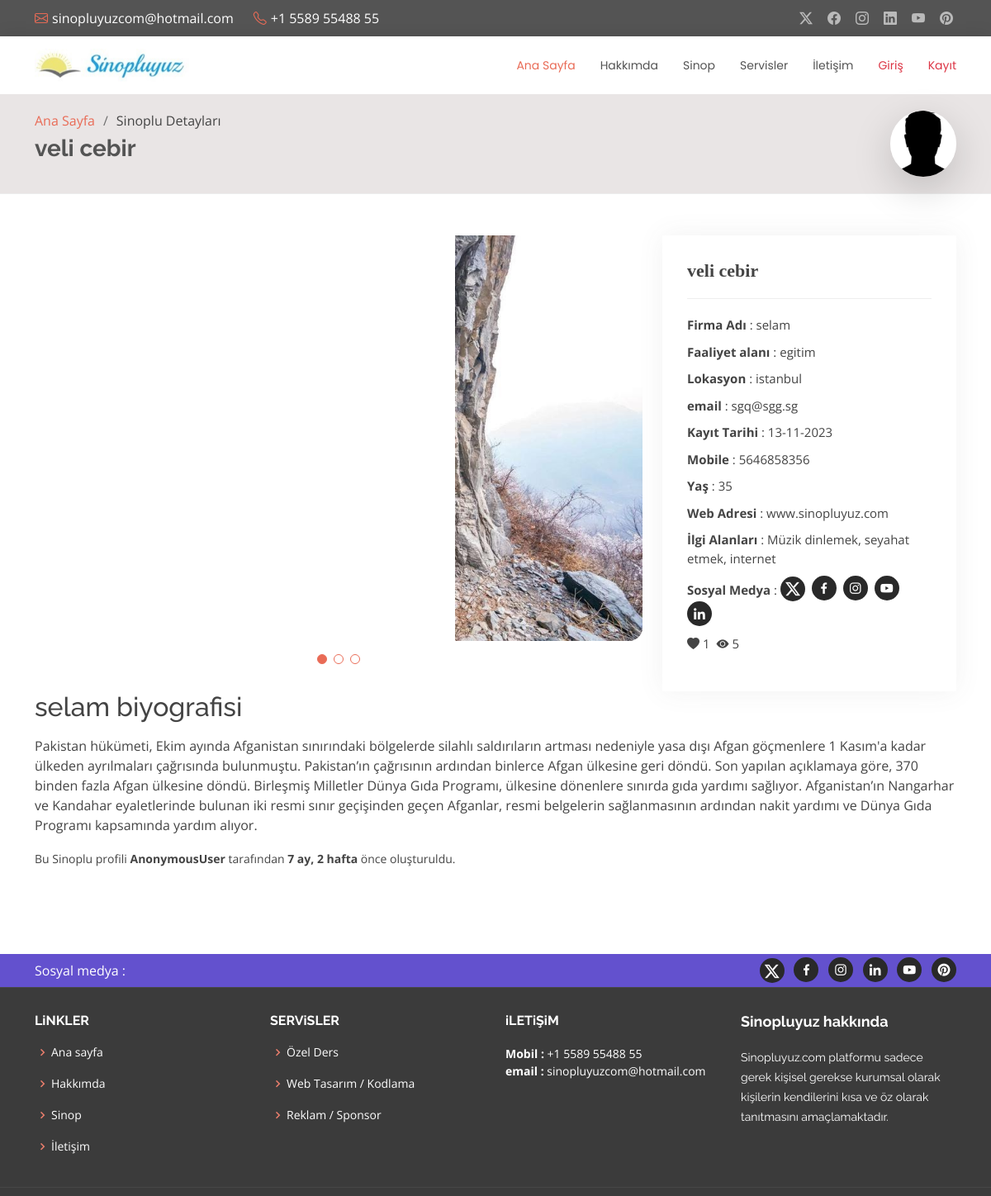
Page /veli-cebir-selam-54b06ffcc4/ on the committed database.
### users/models.py (models this page shows, shortened)
class UserProfile(models.Model):
    CategoryChoices = [
        ('egitim', 'Eğitim'),
        ('saglik' ,'Sağlık' ),
        ('insaat' ,'İnşaat '),
        ('gida' , 'Gıda'),
        ('ulasim' ,'Ulaşım' ),
        ('diger' , 'Diğer')
    ]
    CityChoices = [
        ('istanbul' , 'İstanbul'),
        ('sinop' ,'Sinop' ),
        ('ankara' ,'Ankara' )
    ]
    OPTIONS = (
        ('e', 'odendi'),
        ('h', 'odenmedi')
    )
    user=models.OneToOneField(User,on_delete=models.CASCADE)
    first_name = models.CharField( max_length=30)
    last_name = models.CharField( max_length=30)
    firm_name = models.CharField( max_length=25, null=True, blank=True)
    biography = models.TextField(max_length=50000, blank=True, null=True )
    phone_number = models.IntegerField( blank=True, null=True)
    category = models.CharField( max_length=20,  blank=True, null=True, choices=CategoryChoices)
    city = models.CharField( max_length=20,  blank=True, null=True, choices=CityChoices)
    web_adres = models.URLField(blank=True, null=True, default='')
    profile_pic1 = ResizedImageField(upload_to=user_directory_path, crop=['middle', 'center'])
    profile_pic2 = ResizedImageField(upload_to=user_directory_path, crop=['middle', 'center'])
    profile_pic3 = ResizedImageField(upload_to=user_directory_path, crop=['middle', 'center'])
    avatar = ResizedImageField(size=[150, 150], upload_to=user_directory_path, crop=['middle', 'center'], blank=True, null=True)
    register_date = models.DateTimeField(verbose_name = 'kayıt tarihi', auto_now_add = True)
    instagram = models.URLField( max_length=100, blank=True)
    facebook = models.URLField( max_length=100, blank=True)
    twitter = models.URLField( max_length=100, blank=True)
    youtube = models.URLField( max_length=100, blank=True, null=True)
    linkedin = models.URLField( max_length=100, blank=True, null=True)
    pinterest = models.URLField( max_length=100, blank=True, null=True)
    paid_status = models.CharField(max_length=10, choices=OPTIONS, default='e')
    age = models.IntegerField(blank=True, null=True)
    interests = models.CharField(max_length = 255, null = True, blank = True )
    my_checkbox = models.BooleanField()
    FilterFields = ['category', 'city']
    slug = models.SlugField( blank=True, unique=True )
    def view_count(self):
        return self.profileview_set.all().count()
    def like_count(self):
        return self.like_set.all().count()
    class Meta:
        ordering = ["register_date"]
        verbose_name_plural = "sinoplu listesi"

### users/views.py (the view)
# urls.py: path('<slug:slug>/', sinoplu_detail, name='detail'),
def sinoplu_detail(request, slug):
    sinoplulardan = UserProfile.objects.get(slug=slug)
    if sinoplulardan.interests:
        converted_interests = sinoplulardan.interests.replace("'", "").replace("[", "").replace("]", "").capitalize()
    else:
        converted_interests = sinoplulardan.interests
    if request.user.is_authenticated :
        ProfileView.objects.get_or_create(user=request.user, view_and_like = sinoplulardan)
    context = {
        'sinoplu': sinoplulardan,
        'converted_interests':converted_interests,
    }
    return render(request, 'users/sinoplu_details.html', context)

### users/templates/users/sinoplu_details.html (shortened to what this page needs)
{% extends 'users/partials/_base.html' %}
{% load static %}
{% block content %}
  <main id="main" >
    <section id="breadcrumbs" class="breadcrumbs">
      <div class="container d-flex justify-content-between ">
          <div class=" animate__animated animate__fadeInLeft">
            <ol>
              <li><a href="{% url 'list' %} ">Ana Sayfa</a></li>
              <li>Sinoplu Detayları</li>
            </ol>
            <h2>{{sinoplu.first_name}} {{sinoplu.last_name}}</h2>
          </div>
        <div class=" animate__animated animate__fadeInRight">
          {% if sinoplu.avatar %}<img src="{{ sinoplu.avatar.url }}" class="avatar rounded-circle shadow-lg" style="width: 80px;" alt="Avatar" />
          {% else %}<img src="{% static 'assets/img/user-man.jpg'%}" class="avatar rounded-circle shadow-lg" style="width: 80px;" alt="Avatar" />
          {% endif %}
        </div>
      </div>
    </section>
    <section id="portfolio-details" class="portfolio-details ">
      <div class="container ">
        <div class="row">
          <div class="col-lg-8 animate__animated animate__fadeInLeft">
            <div class="portfolio-details-slider swiper ">
              <div class="swiper-wrapper align-items-center ">
                <div class="swiper-slide ">
                  <img class='rounded-4 font-fa' src="{{ sinoplu.profile_pic1.url }}" alt="">
                </div>
              </div>
              <div class="swiper-pagination"></div>
            </div>
          </div>
          <div class="col-lg-4 content  animate__animated animate__fadeInRight">
            <div class="portfolio-info ">
              <h3 style="font-family:AnnieSignature">{{sinoplu.first_name}} {{sinoplu.last_name}}</h3>
              <ul>
                <li>{% if sinoplu.firm_name %}<strong>Firma Adı</strong> : {{sinoplu.firm_name}} {% else %}<strong> Firma Adı</strong>:  {% endif %}</li>
                <li>{% if sinoplu.category %}<strong>Faaliyet alanı</strong> : {{sinoplu.category}} {% else %}<strong> Faaliyet alanı</strong> :  {% endif %}</li>
                <li>{% if sinoplu.city %}<strong>Lokasyon</strong> : {{sinoplu.city}} {% else %}<strong> Lokasyon</strong>:  {% endif %}</li>
                <li>{% if sinoplu.user.email %}<strong>email</strong> : {{sinoplu.user.email}} {% else %}<strong> email</strong> :  {% endif %}</li>
                <li><strong>Kayıt Tarihi </strong> : {{sinoplu.register_date|date:'d-m-Y'}}</li>
                <li>{% if sinoplu.phone_number %}<strong>Mobile</strong> : {{sinoplu.phone_number}} {% else %}<strong> Mobile</strong> :  {% endif %}</li>
                <li>{% if sinoplu.age %}<strong>Yaş</strong> : {{sinoplu.age}} {% else %}<strong> Yaş</strong> :  {% endif %}</li>
                <li>{% if sinoplu.web_adres %}<strong> Web Adresi</strong> : <a href="{{sinoplu.web_adres}}" >{{sinoplu.web_adres}}</a>{% else %}<strong> Web Adresi</strong> : <a>www.sinopluyuz.com</a> {% endif %}</li>
                <li><strong>İlgi Alanları </strong>: {{ converted_interests }} </li>
                <li class='sinoplu-social-links'> <strong >Sosyal Medya</strong> :
                    {% if sinoplu.linkedin %}<a href="{{sinoplu.twitter}}" target="_blank" class="twitter me-1"><i class="bi bi-twitter-x"></i></a>{% else %}<a href="https://twitter.com/GalatasaraySK" target="_blank" class="twitter me-1"><i class="bi bi-twitter-x"></i></a>{% endif %}
                    {% if sinoplu.facebook %}<a href="{{sinoplu.facebook}}" target="_blank" class="facebook me-1"><i class="bx bxl-facebook"></i></a>{% else %}<a href="https://www.facebook.com/Galatasaray/?locale=tr_TR" target="_blank" class="facebook me-1"><i class="bx bxl-facebook"></i></a>{% endif %}
                    {% if sinoplu.instagram %}<a href="{{sinoplu.instagram}}" target="_blank" class="instagram me-1"><i class="bx bxl-instagram"></i></a>{% else %}<a href="https://www.instagram.com/galatasaray/" target="_blank" class="instagram me-1"><i class="bx bxl-instagram"></i></a>{% endif %}
                    {% if sinoplu.youtube%}<a href="{{sinoplu.youtube}}" target="_blank" class="youtube me-1"><i class="bx bxl-youtube"></i></a>{% else %}<a href="https://www.youtube.com/@sinopluyuz" target="_blank" class="youtube me-1"><i class="bx bxl-youtube"></i></a>{% endif %}
                    {% if sinoplu.linkedin %}<a href="{{sinoplu.linkedin}}" target="_blank" class="linkedin me-1"><i class="bx bxl-linkedin"></i></a>{% else %}<a href="https://www.linkedin.com/in/erdogansenturk/" target="_blank" class="linkedin me-1"><i class="bx bxl-linkedin"></i></a>{% endif %}
                </li>
                <li><span class="me-2"><i class="bi bi-heart-fill"></i> {{ sinoplu.like_count }}</span><span><i class="bi bi-eye-fill"></i> {{ sinoplu.view_count }}</span></li>
              </ul>
            </div>
          </div>
        </div>
          <h2 class="mb-3">{{sinoplu.firm_name}} biyografisi</h2>
          <p>{{sinoplu.biography|safe}} </p>
          <small>Bu Sinoplu profili <span class="fw-bold">{{user}} </span> tarafından <span class="fw-bold">{{ sinoplu.register_date|timesince}} </span> önce oluşturuldu.</small>
          <br>
          <br>
      </div>
    </section>
  </main>
{% endblock %}

### users/static/assets/css/style.css (style rules this page uses)
body { font-family: "Open Sans", sans-serif; color: #444444; }
a { color: #e96b56; text-decoration: none; }
h1, h2, h3, h4, h5, h6 { font-family: "Raleway", sans-serif; }
section { padding: 0 0 80px 0; }
.breadcrumbs { padding: 20px 0 20px 0; background: #e9e5e5; border-bottom: 1px solid #ededed; margin-bottom: 40px; }
.breadcrumbs h2 { font-size: 28px; font-weight: 700; color: #545454; }
.breadcrumbs ol { display: flex; flex-wrap: wrap; list-style: none; padding: 0 0 5px 0; margin: 0; font-size: 16px; }
.breadcrumbs ol li + li { padding-left: 10px; }
.breadcrumbs ol li + li::before { display: inline-block; padding-right: 10px; color: #6e6e6e; content: "/"; }
.portfolio-details { padding-top: 10px; }
.portfolio-details .portfolio-details-slider .swiper-slide img { width: 100%; }
.portfolio-details .portfolio-details-slider .swiper-pagination { margin-top: 20px; position: relative; }
.portfolio-details .portfolio-info { padding: 30px; box-shadow: 0px 0 30px rgba(84, 84, 84, 0.08); }
.portfolio-details .portfolio-info h3 { font-size: 22px; font-weight: 700; margin-bottom: 20px; padding-bottom: 20px; border-bottom: 1px solid #eee; }
.portfolio-details .portfolio-info ul { list-style: none; padding: 0; font-size: 15px; }
.portfolio-details .portfolio-info ul li + li { margin-top: 10px; }
.sinoplu-social-links a { font-size: 18px; display: inline-block; background: #292929; color: #fff; line-height: 1; padding: 6px 0; border-radius: 50%; text-align: center; width: 30px; height: 30px; transition: 0.3s; }

### rows in the picture
UserProfile: first_name "veli", last_name "cebir", profile_pic1 (picture), firm_name "selam", category "egitim", city "istanbul", user.email "sgq@sgg.sg", register_date "13-11-2023", phone_number "5646858356", age "35", like_count "1", view_count "5", biography "Pakistan hükümeti, Ekim ayında Afganistan sınırındaki bölgelerde silahlı saldırıların artması nedeniyle yasa dışı Afgan göçmenlere 1 Kasım'a kadar ülkeden ayrılmaları çağrısında bulunmuştu. Pakistan’ın çağrısının ardından binlerce Afgan ülkesine geri döndü. Son yapılan açıklamaya göre, 370 binden fazla Afgan ülkesine döndü. Birleşmiş Milletler Dünya Gıda Programı, ülkesine dönenlere sınırda gıda yardımı sağlıyor. Afganistan’ın Nangarhar ve Kandahar eyaletlerinde bulunan iki resmi sınır geçişinden geçen Afganlar, resmi belgelerin sağlanmasının ardından nakit yardımı ve Dünya Gıda Programı kapsamında yardım alıyor.", register_date "7 ay, 2 hafta"

### other values in the picture
{{ converted_interests }} "Müzik dinlemek, seyahat etmek, internet"
{{ user }} "AnonymousUser"
